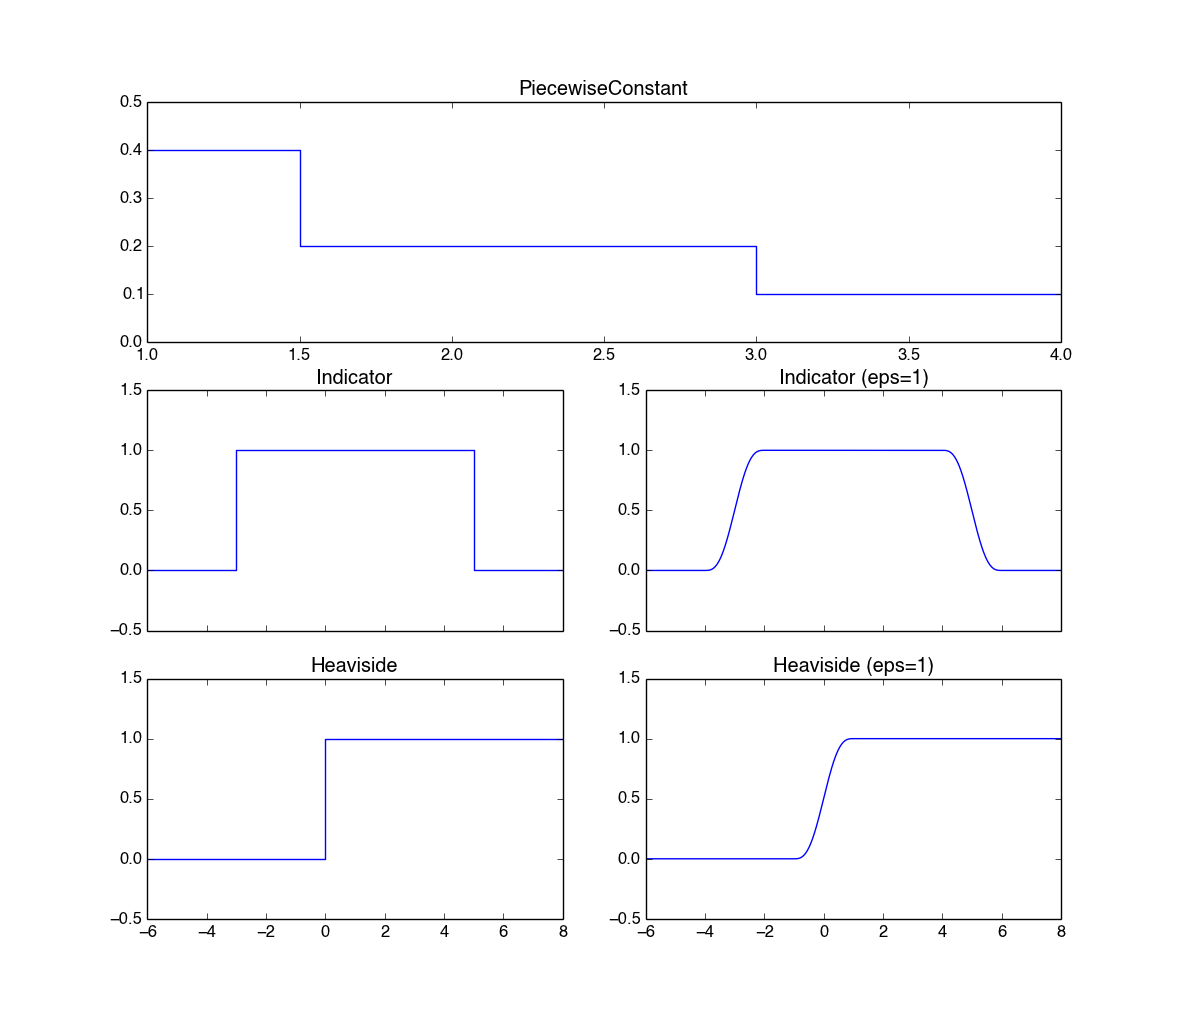

Here is the Python script that generated this plot:
import numpy as np
import matplotlib.pyplot as plt
import operator


class PiecewiseConstant:

    def __init__(self, data, xmax):
        self.data = data + [(None, xmax)]

    def __call__(self, x):
        if isinstance(x, (float, int)):
            return self.piecewise(x, self.data)
        else:
            return self.piecewise_vec(x, self.data)

    def plot(self):
        data = self.data
        # create lists of points to exactly reproduce discontinuities
        x = [data[0][1]]
        y = [data[0][0], data[0][0]]
        for i in range(1, len(data) - 1):
            x.append(data[i][1])
            x.append(data[i][1])
            y.append(data[i][0])
            y.append(data[i][0])
        x.append(data[-1][1])
        return x, y

    @staticmethod
    def piecewise(x, data):
        for i in range(len(data) - 1):
            if data[i][1] <= x < data[i + 1][1] or x == data[-1][1]:
                return data[i][0]

    @staticmethod
    def piecewise_vec(x, data):
        r = np.zeros(len(x))
        for i in xrange(len(data) - 1):
            cond = operator.and_(data[i][1] <= x, x < data[i + 1][1])
            cond = operator.or_(cond, x == data[-1][1])
            r[cond] = data[i][0]
        return r


class Indicator:

    def __init__(self, a, b, eps=None):
        self.a = a
        self.b = b
        self.eps = eps
        # use Heaviside class rather than static functions, allows array args
        self.H = Heaviside(eps)

    def __call__(self, x):
        a, b = self.a, self.b
        return self.H(x - a) * self.H(b - x)

    def plot(self, xmin, xmax):
        a, b = self.a, self.b
        if self.eps is None:
            x = np.array([xmin, a, a, b, b, xmax])
            y = np.array([0, 0, 1, 1, 0, 0])
        else:
            a, b, e = self.a, self.b, self.eps
            lowlim = np.linspace(a - e, a + e, 201)
            upplim = np.linspace(b - e, b + e, 201)
            x = np.concatenate(
                (np.array([xmin]), lowlim, upplim, np.array([xmax])))
            y = self(x)
        return x, y


class Heaviside:

    def __init__(self, eps=None):
        self.eps = eps

    def __call__(self, x):
        if isinstance(x, (float, int)):
            return self.heaviside_scalar(x, self.eps)
        else:
            return self.heaviside_vec(x, self.eps)

    def plot(self, xmin, xmax):
        if self.eps is None:
            x = np.array([xmin, 0, 0, xmax])
            y = np.array([0, 0, 1, 1])
        else:
            e = self.eps
            xmid = np.linspace(-e, e, 201)
            x = np.concatenate((np.array([xmin]), xmid, np.array([xmax])))
            y = self(x)
        return x, y

    @staticmethod
    def heaviside_scalar(x, eps):
        if eps is None:
            if x < 0:
                return 0
            elif x >= 0:
                return 1
        else:
            e = eps
            if x < -e:
                return 0
            elif -e <= x <= e:
                return 0.5 + x / (2 * e) + \
                    1 / (2 * np.pi) * np.sin(np.pi * x / e)
            elif x > e:
                return 1

    @staticmethod
    def heaviside_vec(x, eps):
        r = np.zeros(len(x))
        if eps is None:
            r[x < 0] = 0.0
            r[x >= 0] = 1.0
            return r
        else:
            e = eps
            cond = operator.and_(-e <= x, x <= e)
            r = np.zeros(len(x))
            r[x < -e] = 0.0
            r[cond] = 0.5 + x[cond] / (2 * e) + \
                1 / (2 * np.pi) * np.sin(np.pi * x[cond] / e)
            r[x > e] = 1.0
            return r


def _test():
    PC = PiecewiseConstant([(0.4, 1), (0.2, 1.5), (0.1, 3)], xmax=4)
    I, I_s = Indicator(-3, 5), Indicator(-3, 5, eps=1)
    H, H_s = Heaviside(), Heaviside(eps=1)
    ax1 = plt.subplot(311)
    ax2, ax3 = plt.subplot(323),  plt.subplot(324)
    ax4, ax5 = plt.subplot(325),  plt.subplot(326)

    x, y = PC.plot()
    ax1.plot(x, y)
    ax1.set_ylim([0, 0.5])
    ax1.set_title('PiecewiseConstant')
    titles = ['Indicator', 'Indicator (eps=1)',
              'Heaviside', 'Heaviside (eps=1)']
    for f, ax, title in zip([I, I_s, H, H_s], [ax2, ax3, ax4, ax5], titles):
        x, y = f.plot(-6, 8)
        ax.plot(x, y)
        ax.set_ylim([-0.5, 1.5])
        ax.set_title(title)
    for ax in [ax2, ax3]:
        plt.setp(ax.get_xticklabels(), visible=False)
    plt.show()


if __name__ == '__main__':
    _test()
